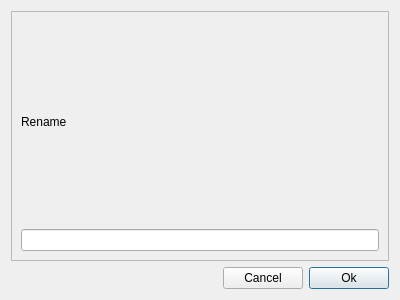
<?xml version="1.0" encoding="UTF-8"?>
<ui version="4.0">
 <class>DialogRename</class>
 <widget class="QDialog" name="DialogRename">
  <property name="geometry">
   <rect>
    <x>0</x>
    <y>0</y>
    <width>400</width>
    <height>300</height>
   </rect>
  </property>
  <property name="windowTitle">
   <string>Dialog</string>
  </property>
  <layout class="QGridLayout" name="gridLayout_2">
   <item row="1" column="2">
    <widget class="QPushButton" name="pbOk">
     <property name="text">
      <string>Ok</string>
     </property>
    </widget>
   </item>
   <item row="1" column="0">
    <spacer name="hs">
     <property name="orientation">
      <enum>Qt::Horizontal</enum>
     </property>
     <property name="sizeHint" stdset="0">
      <size>
       <width>40</width>
       <height>20</height>
      </size>
     </property>
    </spacer>
   </item>
   <item row="1" column="1">
    <widget class="QPushButton" name="pbCancel">
     <property name="text">
      <string>Cancel</string>
     </property>
    </widget>
   </item>
   <item row="0" column="0" colspan="3">
    <widget class="QFrame" name="frame">
     <property name="frameShape">
      <enum>QFrame::StyledPanel</enum>
     </property>
     <property name="frameShadow">
      <enum>QFrame::Raised</enum>
     </property>
     <layout class="QGridLayout" name="gridLayout">
      <item row="0" column="0">
       <widget class="QLabel" name="lRename">
        <property name="text">
         <string>Rename</string>
        </property>
       </widget>
      </item>
      <item row="1" column="0">
       <widget class="QLineEdit" name="leNewFilename"/>
      </item>
     </layout>
    </widget>
   </item>
  </layout>
 </widget>
 <resources/>
 <connections/>
</ui>
